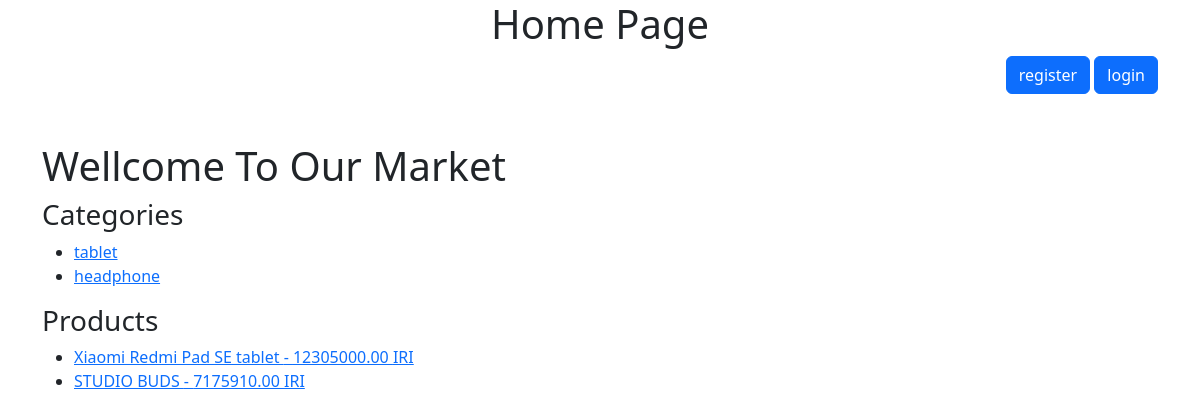
The page / on the database its author committed.
### products/models.py (models this page shows, shortened)
class Category(models.Model):
    parent_category = models.ForeignKey('self', on_delete=models.CASCADE, null=True, blank=True)
    name = models.CharField(max_length=100, unique=True, verbose_name="Category name")
    class Meta:
        verbose_name = "Category"
        verbose_name_plural = "Categories"
    def __str__(self):
        return self.name

class Product(models.Model):
    name = models.CharField(max_length=200, verbose_name='product name')
    description = models.TextField(verbose_name='description', blank=True, null=True)
    price = models.DecimalField(max_digits=10, decimal_places=2, verbose_name='price')
    stock = models.PositiveIntegerField(verbose_name='stock')
    image = models.ImageField(upload_to='product_images/', blank=True, null=True, verbose_name='product_image')
    category = models.ForeignKey(Category, on_delete=models.CASCADE, related_name='Products', verbose_name='category')
    created_at = models.DateTimeField(default=timezone.now, verbose_name='created_at')

### core/views.py (the view)
# urls.py: path('', views.home_view, name='home'),
def home_view(request):
    products = Product.objects.all()
    categories = Category.objects.all()
    for category in categories:
        cat_product = Product.objects.filter(category=category)
        if not cat_product.exists():
            ...
    limited_number_of_product = Product.objects.filter(stock__lt=5).order_by('created_at')[:10]
    context = {
        'products': products,
        'categories': categories,
        'limited_number_of_product': limited_number_of_product,
    }
    return render(request, 'HomePage.html', context)

### templates/HomePage.html (shortened to what this page needs)
<!DOCTYPE html>
<html lang="en">
<head>
    <link rel="stylesheet" href="https://cdn.jsdelivr.net/npm/bootstrap@5.3.0-alpha1/dist/css/bootstrap.min.css">
</head>
<body>
    <div class="container mt_5">
     <h1 class="text-center">Home Page</h1>
        <nav class="text-end">
            {% if user.is_authenticated %}
                <a href="{% url 'user_profile' user.id %}" class="btn btn-primary" target="_self">profile</a>
                <a href="{% url 'logout' %}" class="btn btn-primary" target="_self">logout</a>
            {% else %}
                <a href="{% url 'register' %}" class="btn btn-primary" target="_self">register</a>
                <a href="{% url 'login' %}" class="btn btn-primary" target="_self">login</a>
            {% endif %}
        </nav>
        <div class="mt-5">
            <h1>Wellcome To Our Market</h1>
            <h3>Categories</h3>
            <ul>
                {% for category in categories %}
                     <li><a href="{% url 'category' category.name %}" target="_self">{{ category.name }} </a></li>
                {% empty %}
                    <li>There Aren't Any Categories</li>
                {% endfor %}
            </ul>
            <h3>Products</h3>
            <ul>
                {% for product in products %}
                    <li><a href="{% url 'productdetail' product.id %}" target="_self">{{ product.name }} - {{ product.price }} IRI </a></li>
                {% empty %}
                    <li>There Aren't Any Products</li>
                {% endfor %}
            </ul>
        </div>
    </div>
</body>
</html>

### rows shown on the page
Category: name "tablet"
Category: name "headphone"
Product: name "Xiaomi Redmi Pad SE tablet", price "12305000.00"
Product: name "STUDIO BUDS", price "7175910.00"
